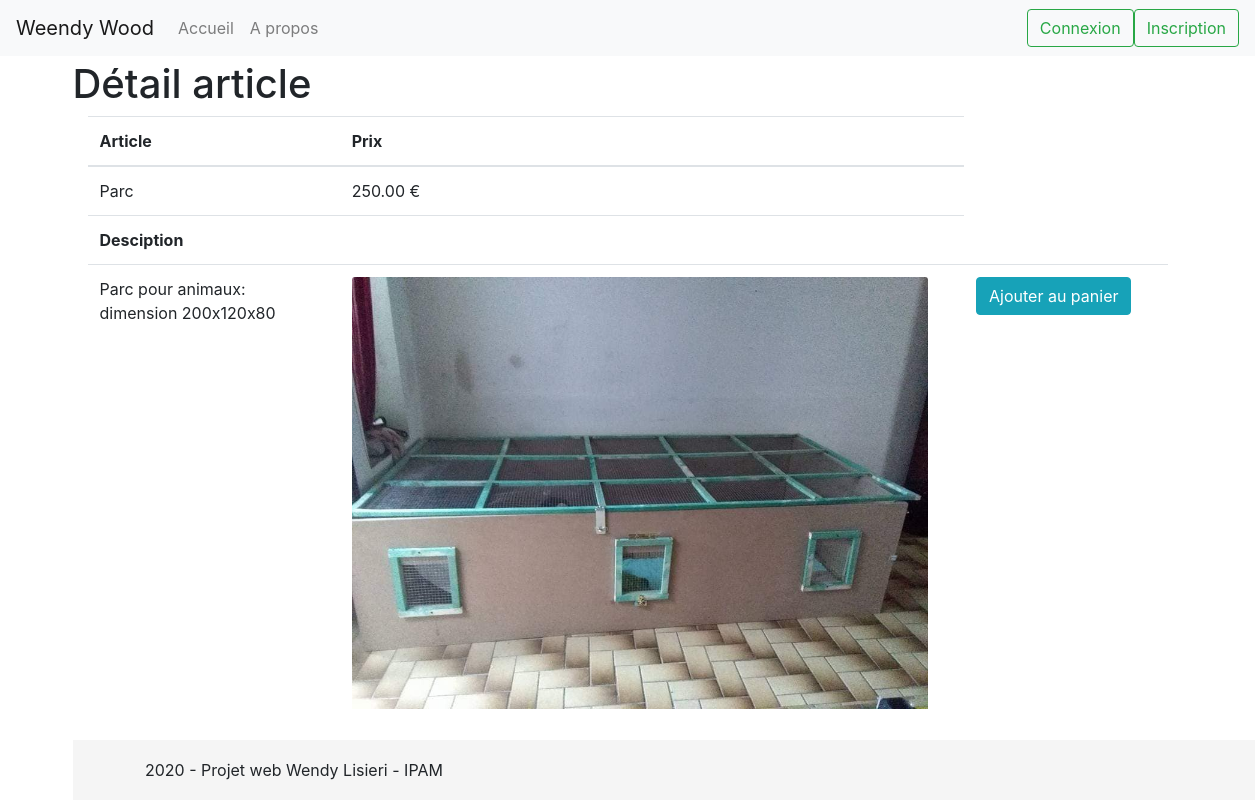
/article/parc, run on the app's committed database.
### tables this page shows
CREATE TABLE articles (idArticle INT PRIMARY KEY AUTO_INCREMENT, urlArticle VARCHAR(255) UNIQUE, nomArticle VARCHAR(255) UNIQUE, prixArticle NUMERIC (10,2), descriptionArticle VARCHAR(500), nomImageArticle VARCHAR(255), isActive INT);

### controllers/article.php (called while the page is built)
<?php
require 'models/article.php';
if(!empty(REQ_TYPE_ID))
{
    $article = getArticles_urlArticle(REQ_TYPE_ID);
}
include 'views/article.php';
?>

### models/article.php (called while the page is built, shortened)
<?php
function getArticles_urlArticle($urlArticle) {
    $db = getDb();
    $reponse = $db->prepare('SELECT * FROM articles WHERE urlArticle = :urlArticle');
    $reponse->execute(array('urlArticle' => $urlArticle));
    $donnees = $reponse->fetch();
    return $donnees;
}
?>

### views/article.php (the view, shortened to what this page needs)
<div class="container">
<table class="table">
	<thead>
		<tr>
			<th scope="col">Article</th>
			<th scope="col">Prix</th>
			<th></th>
		</tr>
	</thead>
	<tr>
		<td><?=$article['nomArticle']?></td>
		<td><?=$article['prixArticle']?> €</td>
		<td></td>
	</tr>
		<tr>
			<th>Desciption</th>
			<th></th>
			<th></th>
		</tr>
	<tr>
		<td><?=str_replace("-"," ", $article['descriptionArticle'])?></td>
		<td><img class="card-img-top" src="/images/<?=$article['nomImageArticle']?>" alt="Card image cap"><td>
		<td>
			<a href="<?= ROOT_PATH.'panier/'.$article['idArticle'].'/ajouter' ?>" class="col btn btn-info add_cart">Ajouter au panier</a>
		<td>
	</tr>
</table>
<?php
include 'includes/layout.php';
?>

### css/sticky-footer-navbar.css (style rules this page uses)
html { position: relative; min-height: 100%; }
body { margin-bottom: 60px; }

### data on the page
articles: nomArticle "Parc", prixArticle "250.00", descriptionArticle "Parc pour animaux: dimension 200x120x80", nomImageArticle (picture)

### other printed values
$title "Détail article"
